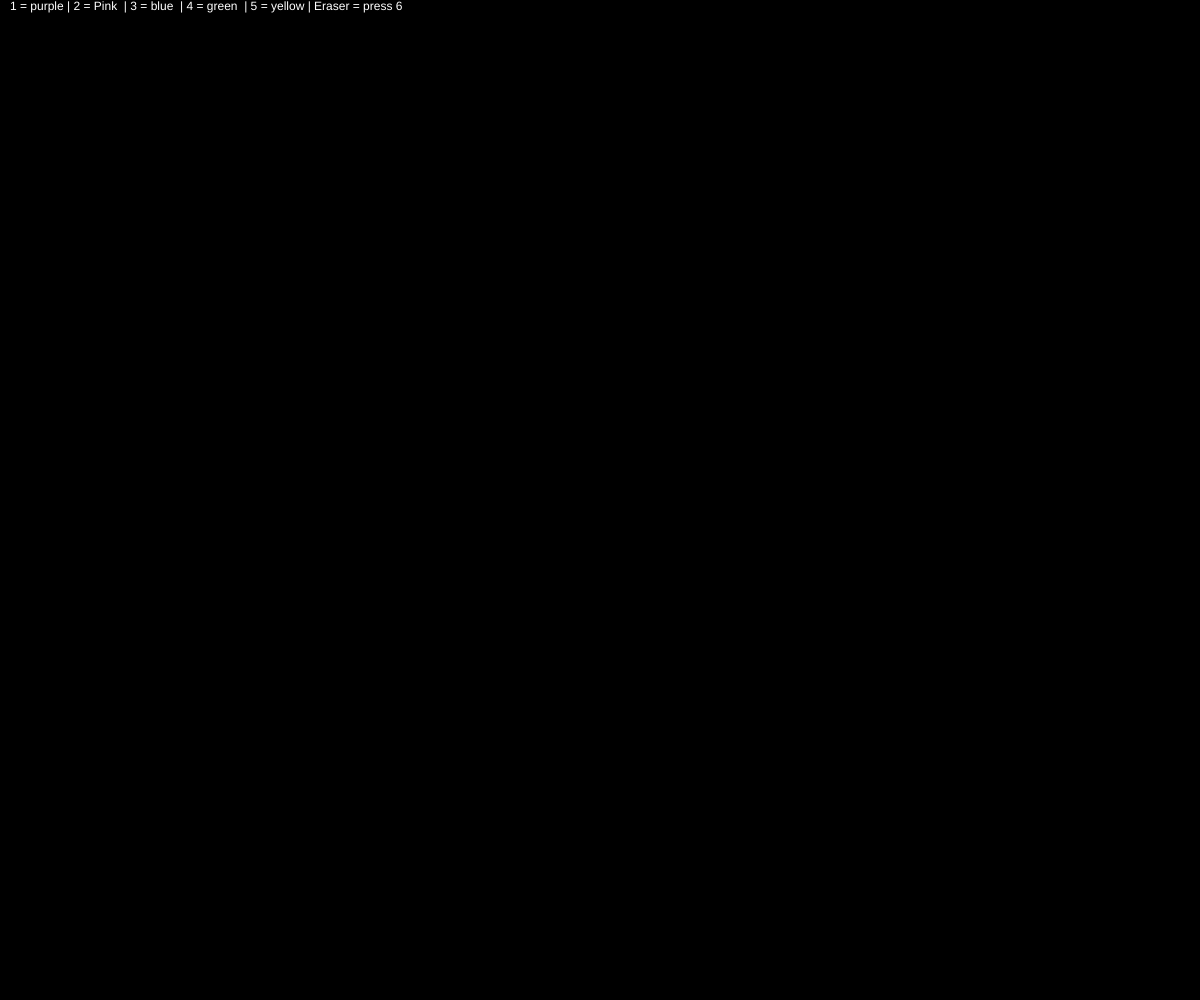
Frame 1 (no input)
Frame 60 (no input): identical to frame 1, image omitted
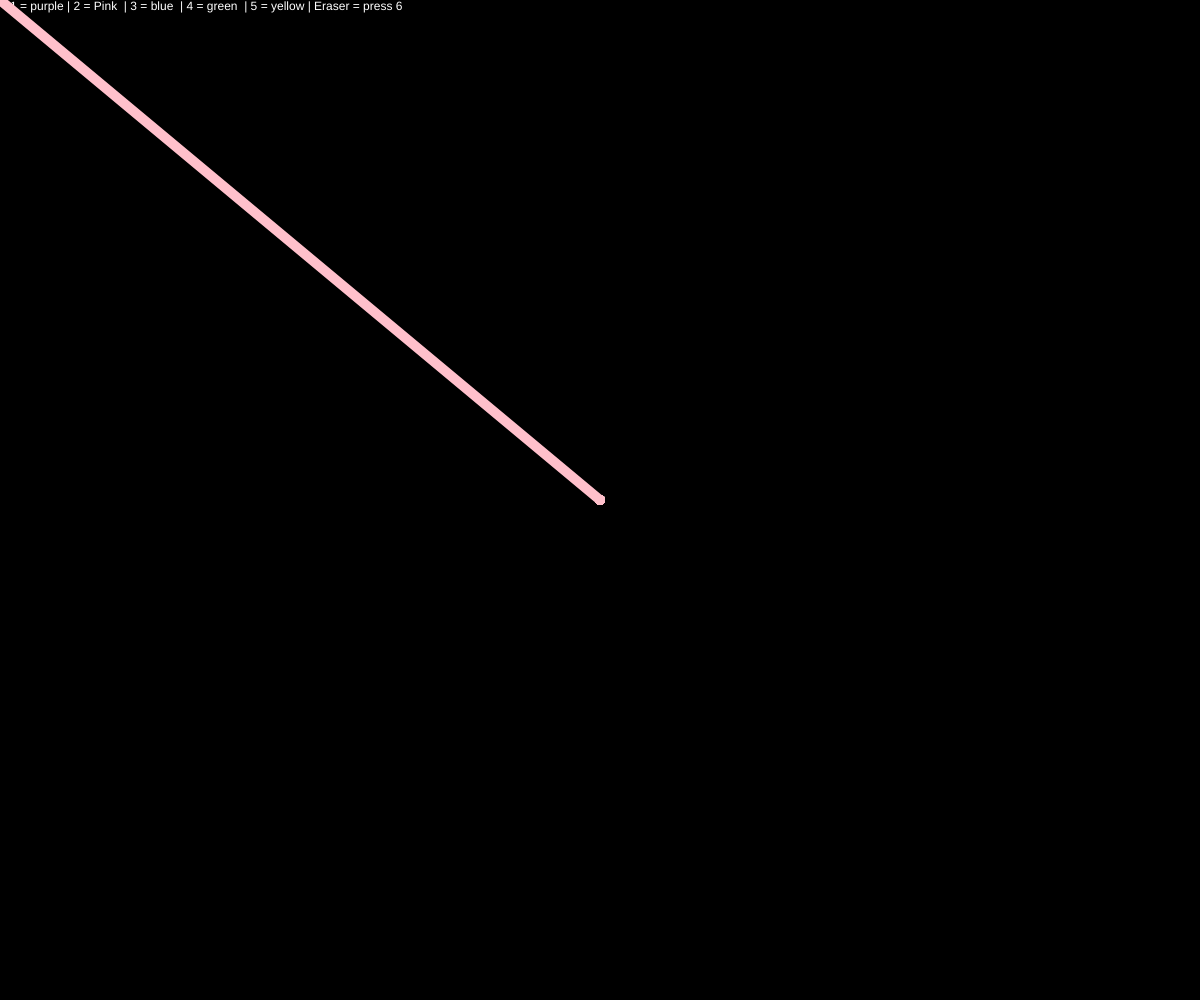
Frame 120 (the mouse pressed at the canvas centre since frame 60)

The p5.js sketch that drew these frames (run headless with seeded random() and noise() and a simulated clock; from frame 60 on, the mouse is pressed at the canvas centre):

// p5.js sketch
// ── sketch.js
var strokeColor = 'pink';


function setup() {
	createCanvas(windowWidth,windowHeight);
	background(0);
  fill('white');
text('1 = ' + 'purple' + " | 2 = " +"Pink " + " | 3 = " + "blue " + " | 4 = " + "green " + " | 5 = "+"yellow"+" | Eraser = " + "press 6", 10, 10);
}

function draw() {
	strokeWeight(10);
	if (mouseIsPressed) {
		stroke(strokeColor);
		line(pmouseX, pmouseY, mouseX, mouseY);
	}
}

function keyTyped() {
	if (key === '1') {
		strokeColor = '#d9b3ff';
	} else if (key === '2') {
		strokeColor = 'pink';
		weight = 10;
	} else if (key === '3') {
		strokeColor = '#99e6ff';
		weight = 10;
	} else if (key === '4') {
		strokeColor = '#b3ffb3';
		weight = 10;
	} else if (key === '5') {
		strokeColor = '#ffffb3';
	  weight = 10;
} else if (key === '6') {
	strokeColor = 'black';
	weight = 10; 
}
}
